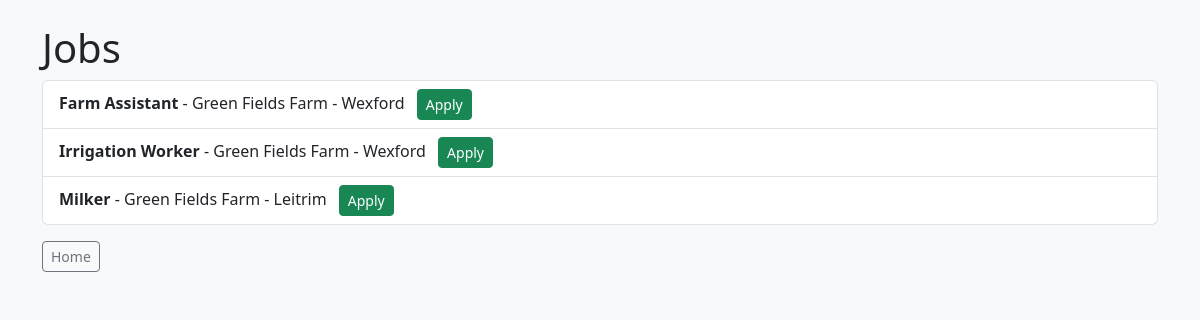
Page /jobs/ (signed in) on the earlier database version.
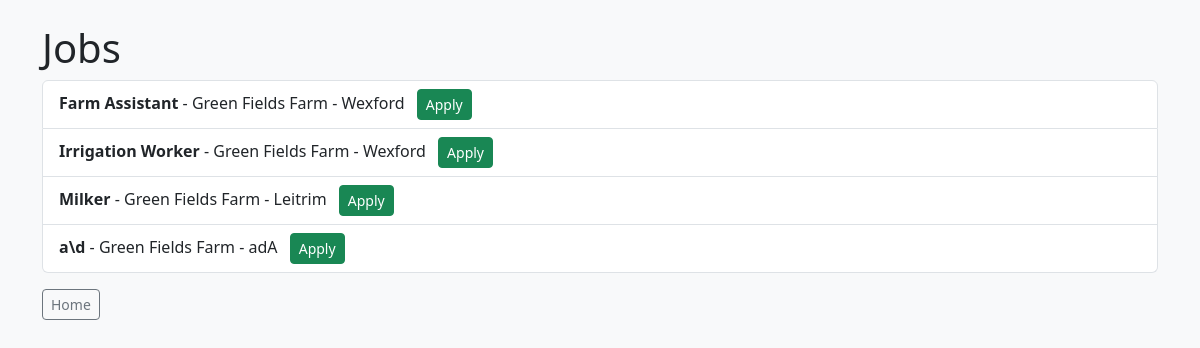
Same page on the later database version.
### core/models.py (models this page shows, shortened)
class Job(models.Model):
    employer = models.ForeignKey(EmployerProfile, on_delete=models.CASCADE)
    title = models.CharField(max_length=100)
    description = models.TextField()
    location = models.CharField(max_length=100)

class EmployerProfile(models.Model):
    user = models.OneToOneField(User, on_delete=models.CASCADE)
    company_name = models.CharField(max_length=100)
    location = models.CharField(max_length=100)

### core/views.py (the view)
# urls.py: path("jobs/", views.job_list, name="job_list"),
@login_required
def job_list(request):
    if is_employer(request.user):
        employer = get_object_or_404(EmployerProfile, user=request.user)
        jobs = Job.objects.select_related("employer").filter(employer=employer)
    else:
        jobs = Job.objects.select_related("employer").all()
    return render(request, "core/job_list.html", {"jobs": jobs, "user_role": get_user_role(request.user)})

### core/views.py (called while the page is built)
def get_user_role(user):
    if not user.is_authenticated:
        return ""
    try:
        return user.userprofile.role
    except UserProfile.DoesNotExist:
        return ""

def is_employer(user):
    return get_user_role(user) == "employer"

### core/templates/core/job_list.html (shortened to what this page needs)
<!DOCTYPE html>
<html lang="en">
<head>
    <link href="https://cdn.jsdelivr.net/npm/bootstrap@5.3.3/dist/css/bootstrap.min.css" rel="stylesheet">
</head>
<body class="bg-light">
    <div class="container py-4">
    <h1>Jobs</h1>
    {% if jobs %}
        <ul class="list-group mb-3">
            {% for job in jobs %}
                <li class="list-group-item">
                    <strong>{{ job.title }}</strong> -
                    {{ job.employer.company_name }} -
                    {{ job.location }}
                    {% if user.is_authenticated and user_role == "candidate" %}
                        <a href="/applications/add/{{ job.id }}/" class="btn btn-success btn-sm ms-2">Apply</a>
                    {% endif %}
                </li>
            {% endfor %}
        </ul>
    {% else %}
        <p>No jobs found.</p>
    {% endif %}
    <p><a href="/" class="btn btn-outline-secondary btn-sm">Home</a></p>
    </div>
</body>
</html>

Differences in the rows shown:
added Job: title "a\\d", employer.company_name "Green Fields Farm", location "adA"
